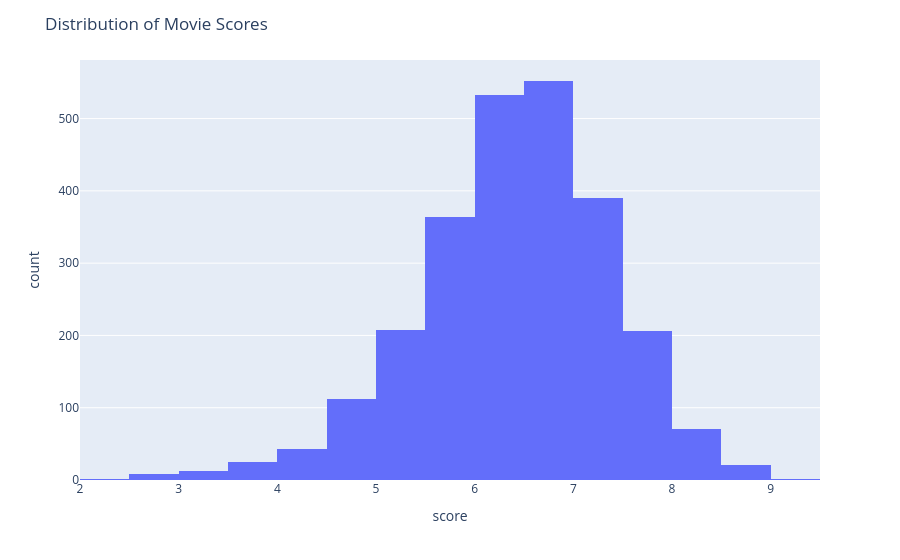

Source (notebook cell):
### Code cell
# histogram showing the distribution of movie scores.
df = px.data.tips()
fig = px.histogram(cleanedTable, x="score", nbins=30)
# adding chart title
fig.update_layout(
    title = 'Distribution of Movie Scores'
)
fig.show()

### Figure 1 — Plotly figure (JSON) as saved in the notebook; plotly's stock layout.template omitted (floating-point values rounded to 4 significant figures; data arrays with more than 128 entries replaced by an {"elided": "..."} marker saying what was removed)
{"data": [{"bingroup": "x", "hovertemplate": "score=%{x}<br>count=%{y}<extra></extra>", "legendgroup": "", "marker": {"color": "#636efa", "pattern": {"shape": ""}}, "name": "", "nbinsx": 30, "orientation": "v", "showlegend": false, "type": "histogram", "x": {"elided": "2547 float values"}, "xaxis": "x", "yaxis": "y"}], "layout": {"barmode": "relative", "legend": {"tracegroupgap": 0}, "margin": {"t": 60}, "title": {"text": "Distribution of Movie Scores"}, "xaxis": {"anchor": "y", "domain": [0, 1], "title": {"text": "score"}}, "yaxis": {"anchor": "x", "domain": [0, 1], "title": {"text": "count"}}}}
